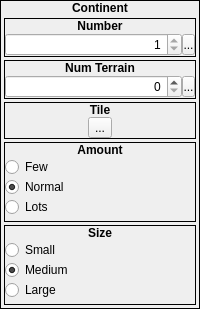
      <widget class="QFrame" name="frame_3">
       <property name="frameShape">
        <enum>QFrame::Box</enum>
       </property>
       <property name="frameShadow">
        <enum>QFrame::Plain</enum>
       </property>
       <layout class="QVBoxLayout" name="verticalLayout_8">
        <property name="spacing">
         <number>0</number>
        </property>
        <property name="margin">
         <number>0</number>
        </property>
        <item>
         <widget class="QLabel" name="label_3">
          <property name="sizePolicy">
           <sizepolicy hsizetype="Preferred" vsizetype="Fixed">
            <horstretch>0</horstretch>
            <verstretch>0</verstretch>
           </sizepolicy>
          </property>
          <property name="font">
           <font>
            <weight>75</weight>
            <bold>true</bold>
           </font>
          </property>
          <property name="text">
           <string>Continent</string>
          </property>
          <property name="alignment">
           <set>Qt::AlignCenter</set>
          </property>
         </widget>
        </item>
        <item>
         <widget class="QWidget" name="widget" native="true">
          <layout class="QVBoxLayout" name="verticalLayout_12">
           <property name="spacing">
            <number>3</number>
           </property>
           <property name="margin">
            <number>3</number>
           </property>
           <item>
            <widget class="QFrame" name="frame_8">
             <property name="sizePolicy">
              <sizepolicy hsizetype="Preferred" vsizetype="Fixed">
               <horstretch>0</horstretch>
               <verstretch>0</verstretch>
              </sizepolicy>
             </property>
             <property name="frameShape">
              <enum>QFrame::Box</enum>
             </property>
             <property name="frameShadow">
              <enum>QFrame::Plain</enum>
             </property>
             <layout class="QVBoxLayout" name="verticalLayout_7">
              <property name="spacing">
               <number>0</number>
              </property>
              <property name="margin">
               <number>0</number>
              </property>
              <item>
               <widget class="QLabel" name="label_9">
                <property name="sizePolicy">
                 <sizepolicy hsizetype="Preferred" vsizetype="Fixed">
                  <horstretch>0</horstretch>
                  <verstretch>0</verstretch>
                 </sizepolicy>
                </property>
                <property name="font">
                 <font>
                  <weight>75</weight>
                  <bold>true</bold>
                 </font>
                </property>
                <property name="text">
                 <string>Number</string>
                </property>
                <property name="alignment">
                 <set>Qt::AlignCenter</set>
                </property>
               </widget>
              </item>
              <item>
               <widget class="QWidget" name="widget_4" native="true">
                <layout class="QHBoxLayout" name="horizontalLayout_4">
                 <property name="spacing">
                  <number>0</number>
                 </property>
                 <property name="margin">
                  <number>0</number>
                 </property>
                 <item>
                  <widget class="QSpinBox" name="sbContinentNumber">
                   <property name="sizePolicy">
                    <sizepolicy hsizetype="Preferred" vsizetype="Fixed">
                     <horstretch>0</horstretch>
                     <verstretch>0</verstretch>
                    </sizepolicy>
                   </property>
                   <property name="alignment">
                    <set>Qt::AlignRight|Qt::AlignTrailing|Qt::AlignVCenter</set>
                   </property>
                   <property name="minimum">
                    <number>1</number>
                   </property>
                   <property name="maximum">
                    <number>1</number>
                   </property>
                  </widget>
                 </item>
                 <item>
                  <widget class="SpinBoxSideButton" name="bContinentNumberSpinButton">
                   <property name="minimumSize">
                    <size>
                     <width>13</width>
                     <height>21</height>
                    </size>
                   </property>
                   <property name="maximumSize">
                    <size>
                     <width>13</width>
                     <height>21</height>
                    </size>
                   </property>
                   <property name="text">
                    <string>...</string>
                   </property>
                   <property name="icon">
                    <iconset resource="gui_icons.qrc">
                     <normaloff>:/icons/spinBoxSideButton.png</normaloff>:/icons/spinBoxSideButton.png</iconset>
                   </property>
                   <property name="iconSize">
                    <size>
                     <width>8</width>
                     <height>16</height>
                    </size>
                   </property>
                  </widget>
                 </item>
                </layout>
               </widget>
              </item>
             </layout>
            </widget>
           </item>
           <item>
            <widget class="QFrame" name="frame_4">
             <property name="sizePolicy">
              <sizepolicy hsizetype="Preferred" vsizetype="Fixed">
               <horstretch>0</horstretch>
               <verstretch>0</verstretch>
              </sizepolicy>
             </property>
             <property name="frameShape">
              <enum>QFrame::Box</enum>
             </property>
             <property name="frameShadow">
              <enum>QFrame::Plain</enum>
             </property>
             <layout class="QVBoxLayout" name="verticalLayout_6">
              <property name="spacing">
               <number>0</number>
              </property>
              <property name="margin">
               <number>0</number>
              </property>
              <item>
               <widget class="QLabel" name="label_6">
                <property name="sizePolicy">
                 <sizepolicy hsizetype="Preferred" vsizetype="Fixed">
                  <horstretch>0</horstretch>
                  <verstretch>0</verstretch>
                 </sizepolicy>
                </property>
                <property name="font">
                 <font>
                  <weight>75</weight>
                  <bold>true</bold>
                 </font>
                </property>
                <property name="text">
                 <string>Num Terrain</string>
                </property>
                <property name="alignment">
                 <set>Qt::AlignCenter</set>
                </property>
               </widget>
              </item>
              <item>
               <widget class="QWidget" name="widget_5" native="true">
                <layout class="QHBoxLayout" name="horizontalLayout_5">
                 <property name="spacing">
                  <number>0</number>
                 </property>
                 <property name="margin">
                  <number>0</number>
                 </property>
                 <item>
                  <widget class="QSpinBox" name="sbNumTerrain">
                   <property name="sizePolicy">
                    <sizepolicy hsizetype="Preferred" vsizetype="Fixed">
                     <horstretch>0</horstretch>
                     <verstretch>0</verstretch>
                    </sizepolicy>
                   </property>
                   <property name="alignment">
                    <set>Qt::AlignRight|Qt::AlignTrailing|Qt::AlignVCenter</set>
                   </property>
                   <property name="minimum">
                    <number>0</number>
                   </property>
                   <property name="maximum">
                    <number>6</number>
                   </property>
                   <property name="value">
                    <number>0</number>
                   </property>
                  </widget>
                 </item>
                 <item>
                  <widget class="SpinBoxSideButton" name="bNumTerrainSpinButton">
                   <property name="minimumSize">
                    <size>
                     <width>13</width>
                     <height>21</height>
                    </size>
                   </property>
                   <property name="maximumSize">
                    <size>
                     <width>13</width>
                     <height>21</height>
                    </size>
                   </property>
                   <property name="text">
                    <string>...</string>
                   </property>
                   <property name="icon">
                    <iconset resource="gui_icons.qrc">
                     <normaloff>:/icons/spinBoxSideButton.png</normaloff>:/icons/spinBoxSideButton.png</iconset>
                   </property>
                   <property name="iconSize">
                    <size>
                     <width>8</width>
                     <height>16</height>
                    </size>
                   </property>
                  </widget>
                 </item>
                </layout>
               </widget>
              </item>
             </layout>
            </widget>
           </item>
           <item>
            <widget class="QFrame" name="frame_43">
             <property name="sizePolicy">
              <sizepolicy hsizetype="Preferred" vsizetype="Fixed">
               <horstretch>0</horstretch>
               <verstretch>0</verstretch>
              </sizepolicy>
             </property>
             <property name="frameShape">
              <enum>QFrame::Box</enum>
             </property>
             <property name="frameShadow">
              <enum>QFrame::Plain</enum>
             </property>
             <layout class="QVBoxLayout" name="verticalLayout_76">
              <property name="spacing">
               <number>0</number>
              </property>
              <property name="margin">
               <number>0</number>
              </property>
              <item>
               <widget class="QLabel" name="label_43">
                <property name="sizePolicy">
                 <sizepolicy hsizetype="Preferred" vsizetype="Fixed">
                  <horstretch>0</horstretch>
                  <verstretch>0</verstretch>
                 </sizepolicy>
                </property>
                <property name="font">
                 <font>
                  <weight>75</weight>
                  <bold>true</bold>
                 </font>
                </property>
                <property name="text">
                 <string>Tile</string>
                </property>
                <property name="alignment">
                 <set>Qt::AlignCenter</set>
                </property>
               </widget>
              </item>
              <item>
               <widget class="QWidget" name="widget_52" native="true">
                <layout class="QHBoxLayout" name="horizontalLayout_11">
                 <property name="spacing">
                  <number>0</number>
                 </property>
                 <property name="margin">
                  <number>0</number>
                 </property>
                 <item>
                  <widget class="TileButton" name="tbContinentTile">
                   <property name="text">
                    <string>...</string>
                   </property>
                   <property name="icon">
                    <iconset resource="gui_icons.qrc">
                     <normaloff>:/icons/addtile.png</normaloff>:/icons/addtile.png</iconset>
                   </property>
                   <property name="iconSize">
                    <size>
                     <width>32</width>
                     <height>32</height>
                    </size>
                   </property>
                  </widget>
                 </item>
                </layout>
               </widget>
              </item>
             </layout>
            </widget>
           </item>
           <item>
            <widget class="QFrame" name="frame_47">
             <property name="sizePolicy">
              <sizepolicy hsizetype="Preferred" vsizetype="Fixed">
               <horstretch>0</horstretch>
               <verstretch>0</verstretch>
              </sizepolicy>
             </property>
             <property name="minimumSize">
              <size>
               <width>0</width>
               <height>80</height>
              </size>
             </property>
             <property name="maximumSize">
              <size>
               <width>16777215</width>
               <height>80</height>
              </size>
             </property>
             <property name="frameShape">
              <enum>QFrame::Box</enum>
             </property>
             <property name="frameShadow">
              <enum>QFrame::Plain</enum>
             </property>
             <layout class="QVBoxLayout" name="verticalLayout_80">
              <property name="spacing">
               <number>0</number>
              </property>
              <property name="margin">
               <number>0</number>
              </property>
              <item>
               <widget class="QLabel" name="label_47">
                <property name="sizePolicy">
                 <sizepolicy hsizetype="Preferred" vsizetype="Fixed">
                  <horstretch>0</horstretch>
                  <verstretch>0</verstretch>
                 </sizepolicy>
                </property>
                <property name="font">
                 <font>
                  <weight>75</weight>
                  <bold>true</bold>
                 </font>
                </property>
                <property name="text">
                 <string>Amount</string>
                </property>
                <property name="alignment">
                 <set>Qt::AlignCenter</set>
                </property>
               </widget>
              </item>
              <item>
               <widget class="QRadioButton" name="rbCAmount_Few">
                <property name="text">
                 <string>Few</string>
                </property>
               </widget>
              </item>
              <item>
               <widget class="QRadioButton" name="rbCAmount_Normal">
                <property name="text">
                 <string>Normal</string>
                </property>
                <property name="checked">
                 <bool>true</bool>
                </property>
               </widget>
              </item>
              <item>
               <widget class="QRadioButton" name="rbCAmount_Lots">
                <property name="text">
                 <string>Lots</string>
                </property>
               </widget>
              </item>
             </layout>
            </widget>
           </item>
           <item>
            <widget class="QFrame" name="frame_48">
             <property name="sizePolicy">
              <sizepolicy hsizetype="Preferred" vsizetype="Fixed">
               <horstretch>0</horstretch>
               <verstretch>0</verstretch>
              </sizepolicy>
             </property>
             <property name="minimumSize">
              <size>
               <width>0</width>
               <height>80</height>
              </size>
             </property>
             <property name="maximumSize">
              <size>
               <width>16777215</width>
               <height>80</height>
              </size>
             </property>
             <property name="frameShape">
              <enum>QFrame::Box</enum>
             </property>
             <property name="frameShadow">
              <enum>QFrame::Plain</enum>
             </property>
             <layout class="QVBoxLayout" name="verticalLayout_81">
              <property name="spacing">
               <number>0</number>
              </property>
              <property name="margin">
               <number>0</number>
              </property>
              <item>
               <widget class="QLabel" name="label_48">
                <property name="sizePolicy">
                 <sizepolicy hsizetype="Preferred" vsizetype="Fixed">
                  <horstretch>0</horstretch>
                  <verstretch>0</verstretch>
                 </sizepolicy>
                </property>
                <property name="font">
                 <font>
                  <weight>75</weight>
                  <bold>true</bold>
                 </font>
                </property>
                <property name="text">
                 <string>Size</string>
                </property>
                <property name="alignment">
                 <set>Qt::AlignCenter</set>
                </property>
               </widget>
              </item>
              <item>
               <widget class="QRadioButton" name="rbCSize_Small">
                <property name="text">
                 <string>Small</string>
                </property>
               </widget>
              </item>
              <item>
               <widget class="QRadioButton" name="rbCSize_Medium">
                <property name="text">
                 <string>Medium</string>
                </property>
                <property name="checked">
                 <bool>true</bool>
                </property>
               </widget>
              </item>
              <item>
               <widget class="QRadioButton" name="rbCSize_Large">
                <property name="text">
                 <string>Large</string>
                </property>
               </widget>
              </item>
             </layout>
            </widget>
           </item>
          </layout>
         </widget>
        </item>
       </layout>
      </widget>
